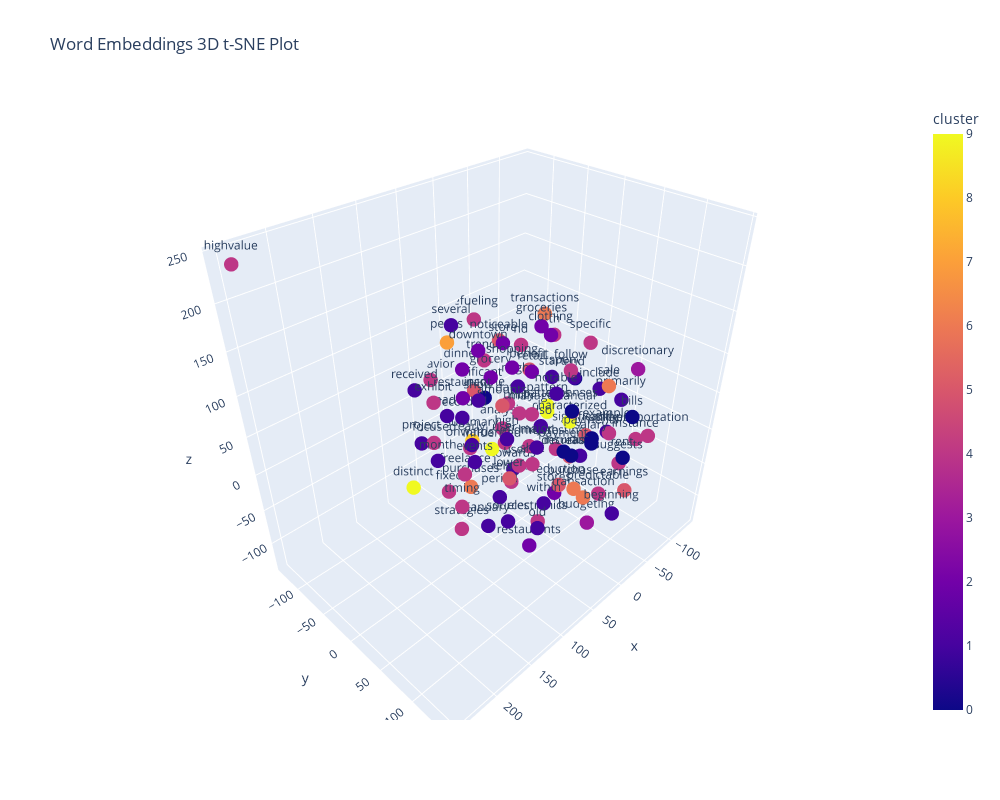

Write notebook code for a chart like this one.
### Code cell
# Plot 3D t-SNE visualization with clusters
plot_interactive_3d_tsne(words, embeddings, clusters)

### Figure 1 — Plotly figure (JSON) as saved in the notebook; plotly's stock layout.template omitted (floating-point values rounded to 4 significant figures)
{"data": [{"hovertemplate": "x=%{x}<br>y=%{y}<br>z=%{z}<br>word=%{text}<br>cluster=%{marker.color}<extra></extra>", "legendgroup": "", "marker": {"color": [4, 6, 4, 1, 2, 1, 4, 0, 4, 4, 2, 3, 6, 4, 4, 6, 7, 1, 4, 1, 1, 2, 6, 4, 4, 0, 4, 2, 1, 0, 4, 0, 5, 0, 4, 1, 4, 0, 4, 2, 1, 0, 4, 8, 2, 4, 2, 1, 5, 1, 4, 3, 1, 1, 4, 0, 1, 1, 9, 1, 4, 2, 9, 9, 9, 2, 1, 2, 1, 1, 5, 1, 2, 5, 4, 4, 5, 5, 1, 6, 5, 5, 4, 4, 1, 1, 5, 5, 4, 4, 1, 0, 4, 1, 1, 1, 4, 4, 4, 4, 1, 9], "coloraxis": "coloraxis", "size": 5, "symbol": "circle"}, "mode": "markers+text", "name": "", "scene": "scene", "showlegend": false, "text": ["highvalue", "transaction", "instance", "major", "retail", "notable", "strategies", "salary", "specific", "nd", "restaurant", "discretionary", "transactions", "behavior", "predictable", "purchase", "peaks", "old", "user", "made", "might", "downtown", "purchases", "related", "refueling", "insurance", "fixed", "groceries", "high", "payments", "electronics", "expenses", "benefit", "spending", "exhibit", "end", "trends", "bills", "th", "dinner", "also", "payment", "timing", "summary", "store", "shift", "clothing", "start", "significantly", "beginning", "focused", "budgeting", "january", "include", "midmonth", "rent", "sources", "example", "distinct", "events", "transportation", "shopping", "pattern", "characterized", "influenced", "grocery", "project", "restaurants", "due", "towards", "earnings", "primarily", "stores", "amounts", "users", "suggests", "lower", "financial", "within", "sale", "significant", "reduction", "follow", "freelance", "recorded", "several", "noticeable", "decreases", "utilities", "analysis", "show", "income", "utility", "month", "period", "received", "interesting", "onwards", "data", "manage", "early", "patterns"], "textposition": "top center", "type": "scatter3d", "x": [249.8, 10.44, -108.8, 70.58, 0.8104, 34.35, 102.9, 24.34, -94.0, -64.29, 87.07, -96.11, -69.38, 26.19, -66.89, 39.83, 38.21, 88.04, 30.59, 20.45, -14.14, 67.02, 28.71, -1.939, -34.47, -9.513, 73.34, -27.67, 63.68, -10.74, -0.9017, 0.7454, -87.78, -134.8, 87.49, -95.17, -42.04, -52.19, -104.4, 17.11, -17.66, 20.77, 117.4, -20.75, 16.61, -3.895, -3.088, -58.7, -106.1, 23.76, 84.36, -13.2, 50.13, -82.45, -38.87, -6.864, 80.35, -95.22, 125.4, 121.1, -86.98, 41.25, -74.55, -66.66, 17.56, 40.95, 71.01, 48.25, -44.45, -42.48, -35.48, -115.9, -51.01, 89.89, 38.09, -82.68, 80.16, -33.07, 27.77, -25.48, -37.39, -23.71, -46.28, 74.05, 37.58, 54.1, -19.89, -68.6, -58.03, -45.13, 37.28, -10.77, -26.25, 120.9, 46.26, 72.81, -95.89, 16.16, -53.91, 11.66, 74.95, -92.01], "y": [-117.2, 97.33, 79.39, 79.95, 8.185, 71.29, 1.661, 111.6, 12.44, -68.18, -7.932, 78.3, -37.26, -132.3, 63.62, 105.7, -85.4, 100.4, -1.986, -111.3, -25.41, -5.432, -61.76, -21.57, -118.5, 61.62, -52.31, -5.402, 32.72, 86.15, 24.87, 66.08, -74.22, -37.44, -54.65, -8.213, -109.2, 106.6, -50.74, -84.88, 8.535, 74.58, 19.72, -110.8, -20.05, 10.07, 29.14, -12.79, 8.122, 144.9, -61.62, 88.93, -9.515, 39.45, -26.69, 129.9, 51.89, 46.79, -51.91, 44.53, 108.0, 17.29, -30.65, 11.83, -35.6, -14.03, -101.1, 55.62, 47.91, -56.57, 119.1, 48.5, 7.57, 51.06, 27.22, 76.87, 52.7, 40.39, 56.68, 90.9, -123.5, 35.48, 24.16, -22.5, -64.43, -59.56, -61.72, 13.92, 75.31, -79.54, -37.08, -76.61, -33.36, -12.24, 5.842, -105.0, -30.35, -75.22, -78.79, 19.94, -8.714, -45.32], "z": [241.8, -39.1, -33.43, 53.61, 78.43, 96.09, -88.44, 50.68, 77.14, 53.23, 77.9, 69.78, 105.1, 15.14, -103.3, -3.193, 91.49, -29.48, -7.278, -30.92, 36.74, 126.8, -110.8, -96.49, 79.9, -12.44, -84.85, 117.4, 34.65, 24.36, -131.3, 55.35, 5.079, -12.6, 49.57, 19.74, 23.32, 41.71, 58.12, 47.12, -3.766, 17.59, -33.63, -91.59, 108.6, -51.33, 130.3, 35.26, -64.49, -22.34, -10.62, -98.27, -127.6, 32.06, -64.12, 25.06, -58.23, -32.68, -46.1, 43.98, -1.525, 105.6, -22.64, -20.73, -42.06, 79.27, -40.35, -115.2, -40.14, -120.4, -43.71, 4.855, -127.1, 99.13, -18.99, -56.75, 3.267, 24.89, -62.7, 86.33, -26.35, -80.03, 66.17, -39.86, -0.9937, 129.4, 80.14, -74.09, 0.2005, -67.66, 36.56, -1.893, -11.08, 12.66, -73.9, 34.93, -102.1, -63.38, -32.5, 33.66, 10.28, -47.8]}], "layout": {"coloraxis": {"colorbar": {"title": {"text": "cluster"}}, "colorscale": [[0, "#0d0887"], [0.1111, "#46039f"], [0.2222, "#7201a8"], [0.3333, "#9c179e"], [0.4444, "#bd3786"], [0.5556, "#d8576b"], [0.6667, "#ed7953"], [0.7778, "#fb9f3a"], [0.8889, "#fdca26"], [1, "#f0f921"]]}, "height": 800, "legend": {"tracegroupgap": 0}, "scene": {"domain": {"x": [0, 1], "y": [0, 1]}, "xaxis": {"title": {"text": "x"}}, "yaxis": {"title": {"text": "y"}}, "zaxis": {"title": {"text": "z"}}}, "title": {"text": "Word Embeddings 3D t-SNE Plot"}, "width": 1000}}
